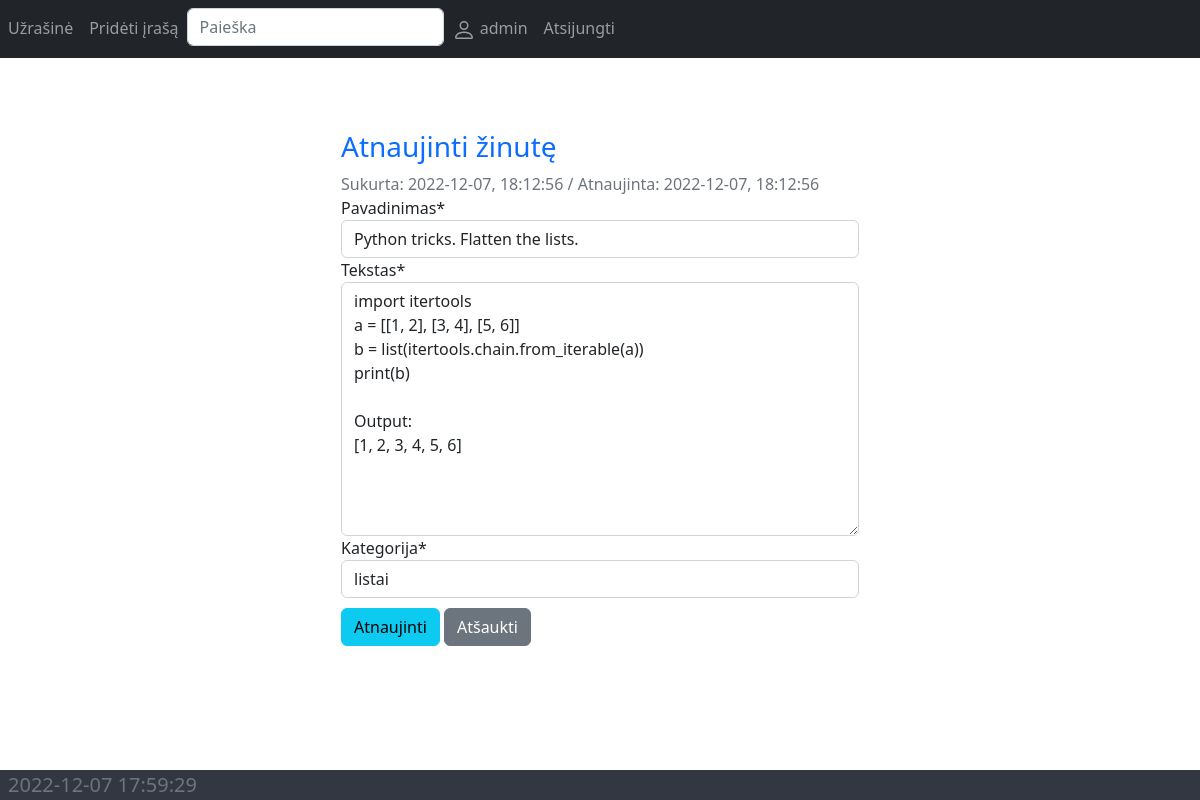
Page /update/1/ (signed in) on the committed database.
### notes/models.py (models this page shows, shortened)
class Irasas(models.Model):
    pavadinimas = models.CharField(max_length=70, null=False)
    tekstas = models.TextField(null=False)
    kategorija = models.CharField(max_length=40, null=False)
    vartotojas = models.ForeignKey(User, on_delete=models.CASCADE)
    sukurta = models.DateTimeField(auto_now_add=True)
    atnaujinta = models.DateTimeField(auto_now=True)
    class Meta:
        verbose_name = 'Įrašas'
        verbose_name_plural = 'Įrašai'

### notes/views.py (the view, shortened to what this page needs)
# urls.py: path('update/<int:id>/', views.update, name='update'),
@login_required
def update(request, id):
    atnaujinti_irasa = Irasas.objects.get(id=id)
    form = IrasoAtnaujinimoForma(instance=atnaujinti_irasa)
    context = {
        'irasas': atnaujinti_irasa,
        'form': form
    }
    return render(request, 'notes/update.html', context)

### notes/forms.py
class IrasoAtnaujinimoForma(forms.ModelForm):
    class Meta:
        model = Irasas
        fields = ['pavadinimas', 'tekstas', 'kategorija']

### notes/templates/notes/update.html (shortened to what this page needs)
{% extends 'base.html' %}
{% load crispy_forms_tags %}
{% block content %}
<div class="container">
    <div class="form">
        <h3 class="text-primary">Atnaujinti žinutę</h3>
        <form action="" method="POST">
            {% if irasas %}
            <span class="text-muted">
                Sukurta: {{ irasas.sukurta|date:'Y-m-d, H:m:s' }} /
                Atnaujinta: {{ irasas.atnaujinta|date:'Y-m-d, H:m:s' }}
            </span>
            {% endif %}
            {{ form | crispy }}
            <button type="submit" class="btn btn-info">Atnaujinti</button>
            <a href="{% url 'main' %}" class="btn btn-secondary">Atšaukti</a>
        </form>
    </div>
</div>
{% endblock %}

### templates/base.html (shortened to what this page needs)
{% load static %}
<!DOCTYPE html>
<html lang="en">
<head>
    <link rel="stylesheet" href="https://cdn.jsdelivr.net/npm/bootstrap@5.2.3/dist/css/bootstrap.min.css">
    <link rel="stylesheet" href="{% static 'css/style.css' %}">
</head>
<body id="bg" style="">
    <header class="fixed-header">
        <nav class="navbar navbar-expand navbar-dark bg-dark">
            <ul class="nav navbar-nav">
                {% if user.is_authenticated %}
                <li class="nav-item active">
                    <a class="nav-link" href="{% url 'main' %}">Užrašinė</span></a>
                </li>
                <li class="nav-item">
                    <a class="nav-link add" href="#">Pridėti įrašą</a>
                </li>
                <li>
                    <form class="d-flex" role="search" action="{% url 'search' %}" method="get">
                        <input class="form-control" name="query" type="search" placeholder="Paieška" aria-label="Search">
                    </form>
                </li>
                <li class="nav-item">
                    <a class="nav-link add" href="{% url 'profile' %}">
                        {{user.get_username}}
                    </a>
                </li>
                <li class="nav-item">
                    <a class="nav-link add" href="{% url 'logout' %}">Atsijungti</a>
                </li>
                {% endif %}
            </ul>
        </nav>
    </header>
    {% block content %}
    {% endblock %}
    <footer class="fixed-footer">
        <div class="lead text-muted py-0 ">
            <span id="time"></span>
        </div>
    </footer>
</body>
</html>

### notes/static/css/style.css (style rules this page uses)
.form { width:50%; margin:50px auto; padding: 20px; background-color: white; }
.btn { margin-top: 10px; }
body { padding-top: 60px; padding-bottom: 40px; }
.fixed-header, .fixed-footer { width: 100%; position: fixed; }
.fixed-header { top: 0; }
.fixed-footer { color: white; background: #333741; bottom: 0; }
#time { padding: 8px; }

### rows in the picture
Irasas: sukurta "2022-12-07, 18:12:56", atnaujinta "2022-12-07, 18:12:56", pavadinimas "Python tricks. Flatten the lists.", tekstas "import itertools a = [[1, 2], [3, 4], [5, 6]] b = list(itertools.chain.from_iterable(a)) print(b) Output: [1, 2, 3, 4, 5, 6]", kategorija "listai"

### other values in the picture
{{ user.get_username }} "admin"
